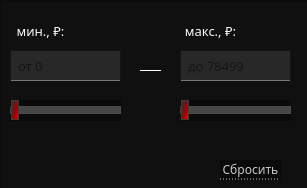
   <widget class="QWidget" name="price">
    <property name="geometry">
     <rect>
      <x>0</x>
      <y>0</y>
      <width>307</width>
      <height>188</height>
     </rect>
    </property>
    <property name="sizePolicy">
     <sizepolicy hsizetype="Preferred" vsizetype="Preferred">
      <horstretch>0</horstretch>
      <verstretch>0</verstretch>
     </sizepolicy>
    </property>
    <property name="maximumSize">
     <size>
      <width>16777215</width>
      <height>16777215</height>
     </size>
    </property>
    <property name="sizeIncrement">
     <size>
      <width>0</width>
      <height>0</height>
     </size>
    </property>
    <property name="baseSize">
     <size>
      <width>0</width>
      <height>200</height>
     </size>
    </property>
    <attribute name="icon">
     <iconset>
      <normaloff>../../images/down-arrow.png</normaloff>
      <normalon>../../images/down-arrow (1).png</normalon>
      <activeoff>../../images/down-arrow.png</activeoff>
      <activeon>../../images/down-arrow (1).png</activeon>
      <selectedoff>../../images/down-arrow.png</selectedoff>
      <selectedon>../../images/down-arrow (1).png</selectedon>../../images/down-arrow.png</iconset>
    </attribute>
    <attribute name="label">
     <string>Цена, ₽</string>
    </attribute>
    <widget class="QFrame" name="tbFrameProc">
     <property name="geometry">
      <rect>
       <x>0</x>
       <y>0</y>
       <width>311</width>
       <height>191</height>
      </rect>
     </property>
     <property name="styleSheet">
      <string notr="true">QFrame{
	background-color: #101010;
}</string>
     </property>
     <property name="frameShape">
      <enum>QFrame::StyledPanel</enum>
     </property>
     <property name="frameShadow">
      <enum>QFrame::Raised</enum>
     </property>
     <widget class="QSlider" name="sliderPriceMin">
      <property name="geometry">
       <rect>
        <x>10</x>
        <y>100</y>
        <width>111</width>
        <height>21</height>
       </rect>
      </property>
      <property name="styleSheet">
       <string notr="true">QSlider{
	background-color: rgb(10, 10, 10);
}

QSlider::groove:horizontal {
border: 1px solid #bbb;
background: rgb(160,160,160);
height:6px;
}

QSlider::sub-page:horizontal {
border: 1px solid rgb(60,60,60);
background: qlineargradient(spread:pad, x1:0, y1:1, x2:1, y2:0, stop:0.125 rgba(66, 68, 68, 255), stop:0.426136 rgba(117, 19, 19, 255), stop:0.852273 rgba(255, 0, 0, 255));

color: rgb(144, 144, 144);
height: 6px;
}

QSlider::add-page:horizontal {
border: 1px solid rgb(75,75,75);
background: rgb(70,70,70);
}

QSlider::handle:horizontal {
border: 1px solid rgb(60,60,60);
background:qlineargradient(spread:pad, x1:1, y1:1, x2:0, y2:0.057, stop:0 rgba(255, 0, 0, 255), stop:0.398876 rgba(165, 0, 0, 255), stop:0.994318 rgba(46, 48, 49, 255));
width: 6px;
margin-top: -7px;
margin-bottom: -7px;
}

QSlider::handle:horizontal:hover {
border: 1px solid rgb(60,60,60);
background: qlineargradient(x1:0, y1:0, x2:1, y2:1,
    stop:0 rgb(105,105,105), stop:1 rgb(250,0,0));
width: 9px;
margin-top: -7px;
margin-bottom: -7px;
}


QSlider::sub-page:horizontal:disabled {
background: #bbb;
border-color: #999;
}

QSlider::add-page:horizontal:disabled {
background: #eee;
border-color: #999;
}

QSlider::handle:horizontal:disabled {
background: #eee;
border: 1px solid #aaa;
border-radius: 4px;
}</string>
      </property>
      <property name="value">
       <number>0</number>
      </property>
      <property name="tracking">
       <bool>true</bool>
      </property>
      <property name="orientation">
       <enum>Qt::Horizontal</enum>
      </property>
      <property name="invertedAppearance">
       <bool>false</bool>
      </property>
      <property name="invertedControls">
       <bool>false</bool>
      </property>
     </widget>
     <widget class="Line" name="line_2">
      <property name="geometry">
       <rect>
        <x>140</x>
        <y>70</y>
        <width>21</width>
        <height>19</height>
       </rect>
      </property>
      <property name="styleSheet">
       <string notr="true">border:0px;
border-top: 1px solid white;</string>
      </property>
      <property name="orientation">
       <enum>Qt::Horizontal</enum>
      </property>
     </widget>
     <widget class="QSlider" name="sliderPriceMax">
      <property name="geometry">
       <rect>
        <x>180</x>
        <y>100</y>
        <width>111</width>
        <height>21</height>
       </rect>
      </property>
      <property name="styleSheet">
       <string notr="true">QSlider{
	background-color: rgb(10, 10, 10);
}

QSlider::groove:horizontal {
border: 1px solid #bbb;
background: rgb(160,160,160);
height:6px;
}

QSlider::sub-page:horizontal {
border: 1px solid rgb(60,60,60);
background: qlineargradient(spread:pad, x1:0, y1:1, x2:1, y2:0, stop:0.125 rgba(66, 68, 68, 255), stop:0.426136 rgba(117, 19, 19, 255), stop:0.852273 rgba(255, 0, 0, 255));

color: rgb(144, 144, 144);
height: 6px;
}

QSlider::add-page:horizontal {
border: 1px solid rgb(75,75,75);
background: rgb(70,70,70);
}

QSlider::handle:horizontal {
border: 1px solid rgb(60,60,60);
background:qlineargradient(spread:pad, x1:1, y1:1, x2:0, y2:0.057, stop:0 rgba(255, 0, 0, 255), stop:0.398876 rgba(165, 0, 0, 255), stop:0.994318 rgba(46, 48, 49, 255));
width: 6px;
margin-top: -7px;
margin-bottom: -7px;
}

QSlider::handle:horizontal:hover {
border: 1px solid rgb(60,60,60);
background: qlineargradient(x1:0, y1:0, x2:1, y2:1,
    stop:0 rgb(105,105,105), stop:1 rgb(250,0,0));
width: 9px;
margin-top: -7px;
margin-bottom: -7px;
}


QSlider::sub-page:horizontal:disabled {
background: #bbb;
border-color: #999;
}

QSlider::add-page:horizontal:disabled {
background: #eee;
border-color: #999;
}

QSlider::handle:horizontal:disabled {
background: #eee;
border: 1px solid #aaa;
border-radius: 4px;
}</string>
      </property>
      <property name="value">
       <number>0</number>
      </property>
      <property name="orientation">
       <enum>Qt::Horizontal</enum>
      </property>
      <property name="invertedAppearance">
       <bool>false</bool>
      </property>
      <property name="invertedControls">
       <bool>false</bool>
      </property>
     </widget>
     <widget class="QPushButton" name="btnResetPrice">
      <property name="geometry">
       <rect>
        <x>220</x>
        <y>160</y>
        <width>61</width>
        <height>20</height>
       </rect>
      </property>
      <property name="font">
       <font>
        <family>Montserrat Medium</family>
        <pointsize>9</pointsize>
       </font>
      </property>
      <property name="styleSheet">
       <string notr="true">QPushButton
{
	background-color: rgb(10, 10, 10);
	color:  rgb(200,200, 200);
	border: 0px;
	border-bottom: 1px dotted rgb(200, 200, 200);
}

QPushButton::hover
{
	color: red;
	border-bottom: 1px dotted red;
}
</string>
      </property>
      <property name="text">
       <string>Сбросить</string>
      </property>
     </widget>
     <widget class="QLabel" name="lbMinPrice">
      <property name="geometry">
       <rect>
        <x>10</x>
        <y>20</y>
        <width>61</width>
        <height>21</height>
       </rect>
      </property>
      <property name="font">
       <font>
        <family>Montserrat Medium</family>
        <pointsize>10</pointsize>
        <weight>50</weight>
        <bold>false</bold>
       </font>
      </property>
      <property name="styleSheet">
       <string notr="true">	color: #fffafa;
	border: 0px;
</string>
      </property>
      <property name="text">
       <string>мин., ₽:</string>
      </property>
      <property name="alignment">
       <set>Qt::AlignCenter</set>
      </property>
     </widget>
     <widget class="QLabel" name="lbMaxPrice">
      <property name="geometry">
       <rect>
        <x>180</x>
        <y>20</y>
        <width>61</width>
        <height>21</height>
       </rect>
      </property>
      <property name="font">
       <font>
        <family>Montserrat Medium</family>
        <pointsize>10</pointsize>
        <weight>50</weight>
        <bold>false</bold>
       </font>
      </property>
      <property name="styleSheet">
       <string notr="true">	color: #fffafa;
	border: 0px;
</string>
      </property>
      <property name="text">
       <string>макс., ₽:</string>
      </property>
      <property name="alignment">
       <set>Qt::AlignCenter</set>
      </property>
     </widget>
     <widget class="QLineEdit" name="leMinPrice">
      <property name="geometry">
       <rect>
        <x>10</x>
        <y>50</y>
        <width>111</width>
        <height>31</height>
       </rect>
      </property>
      <property name="font">
       <font>
        <family>Montserrat Medium</family>
        <pointsize>10</pointsize>
       </font>
      </property>
      <property name="styleSheet">
       <string notr="true">QLineEdit{
	padding-left: 5px;
	border: 1px solid rgb(20,20,20);
	background-color: rgb(40,40,40);
	border-bottom: 1px solid  rgb(120,120,120);
	selection-background-color: rgb(105, 0, 0);
}

QLineEdit:hover{
	background-color: rgb(55,55,55);
	border-bottom: 1px solid  red;
}</string>
      </property>
      <property name="placeholderText">
       <string>от 0</string>
      </property>
     </widget>
     <widget class="QLineEdit" name="leMaxPrice">
      <property name="geometry">
       <rect>
        <x>180</x>
        <y>50</y>
        <width>111</width>
        <height>31</height>
       </rect>
      </property>
      <property name="font">
       <font>
        <family>Montserrat Medium</family>
        <pointsize>10</pointsize>
       </font>
      </property>
      <property name="styleSheet">
       <string notr="true">QLineEdit{
	padding-left: 5px;
	border: 1px solid rgb(20,20,20);
	background-color: rgb(40,40,40);
	border-bottom: 1px solid  rgb(120,120,120);
	selection-background-color: rgb(105, 0, 0);
}

QLineEdit:hover{
	background-color: rgb(55,55,55);
	border-bottom: 1px solid  red;
}</string>
      </property>
      <property name="placeholderText">
       <string>до 78499</string>
      </property>
     </widget>
    </widget>
   </widget>
